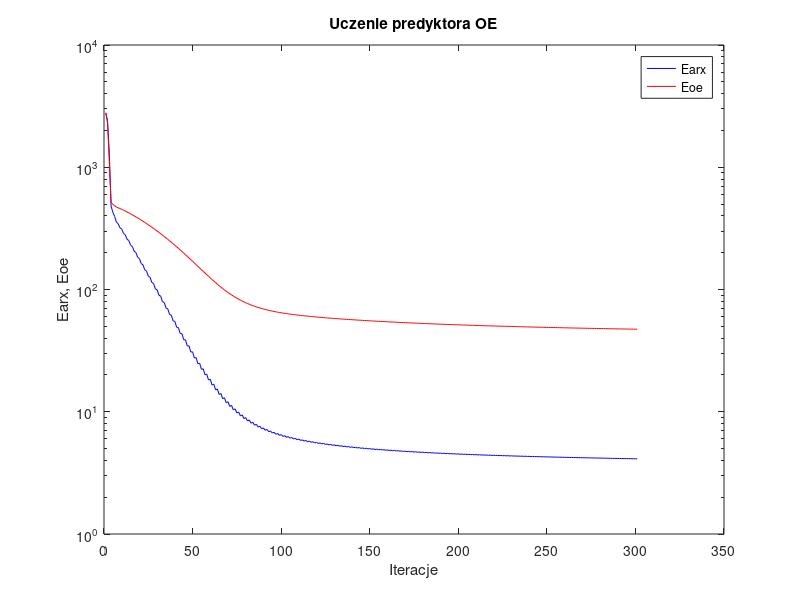
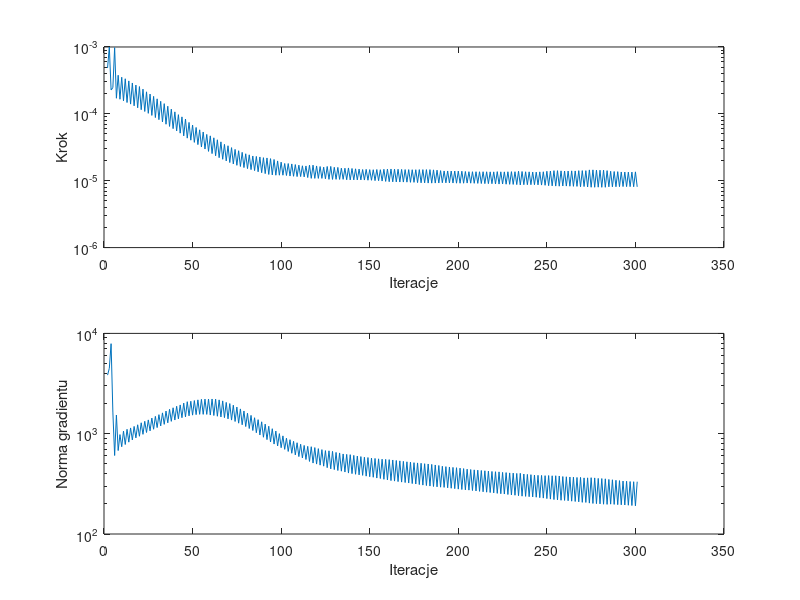

Write MATLAB code to recreate these figures, in order.
%uczenie predyktora oe
clear all;
n=0; farx(n+1)=2.780183e+003; foe(n+1)=2.791842e+003; wspucz(n+1)=0.000000e+000; ng(n+1)=0.000000e+000;
n=1; farx(n+1)=2.395693e+003; foe(n+1)=2.294083e+003; krok(n+1)=4.850121e-004; ng(n+1)=3.836994e+003;
n=2; farx(n+1)=1.298891e+003; foe(n+1)=1.084487e+003; krok(n+1)=9.988735e-004; ng(n+1)=4.485522e+003;
n=3; farx(n+1)=4.803509e+002; foe(n+1)=5.153571e+002; krok(n+1)=2.288097e-004; ng(n+1)=7.896135e+003;
n=4; farx(n+1)=4.281955e+002; foe(n+1)=4.968705e+002; krok(n+1)=2.461531e-004; ng(n+1)=1.642888e+003;
n=5; farx(n+1)=3.963153e+002; foe(n+1)=4.848702e+002; krok(n+1)=9.769704e-004; ng(n+1)=6.063869e+002;
n=6; farx(n+1)=3.556242e+002; foe(n+1)=4.729911e+002; krok(n+1)=1.711903e-004; ng(n+1)=1.536049e+003;
n=7; farx(n+1)=3.455087e+002; foe(n+1)=4.663267e+002; krok(n+1)=3.778882e-004; ng(n+1)=6.792670e+002;
n=8; farx(n+1)=3.198002e+002; foe(n+1)=4.594266e+002; krok(n+1)=1.654388e-004; ng(n+1)=9.800025e+002;
n=9; farx(n+1)=3.122585e+002; foe(n+1)=4.526051e+002; krok(n+1)=3.529670e-004; ng(n+1)=7.417620e+002;
n=10; farx(n+1)=2.876685e+002; foe(n+1)=4.454148e+002; krok(n+1)=1.563635e-004; ng(n+1)=1.060063e+003;
n=11; farx(n+1)=2.804396e+002; foe(n+1)=4.382773e+002; krok(n+1)=3.348253e-004; ng(n+1)=7.804206e+002;
n=12; farx(n+1)=2.577959e+002; foe(n+1)=4.308074e+002; krok(n+1)=1.477304e-004; ng(n+1)=1.106321e+003;
n=13; farx(n+1)=2.512808e+002; foe(n+1)=4.234623e+002; krok(n+1)=3.109358e-004; ng(n+1)=8.235461e+002;
n=14; farx(n+1)=2.305664e+002; foe(n+1)=4.158412e+002; krok(n+1)=1.399515e-004; ng(n+1)=1.141228e+003;
n=15; farx(n+1)=2.247869e+002; foe(n+1)=4.083523e+002; krok(n+1)=2.895734e-004; ng(n+1)=8.667000e+002;
n=16; farx(n+1)=2.058267e+002; foe(n+1)=4.005839e+002; krok(n+1)=1.319203e-004; ng(n+1)=1.181880e+003;
n=17; farx(n+1)=2.007465e+002; foe(n+1)=3.929982e+002; krok(n+1)=2.695564e-004; ng(n+1)=9.088091e+002;
n=18; farx(n+1)=1.835237e+002; foe(n+1)=3.851334e+002; krok(n+1)=1.231773e-004; ng(n+1)=1.227266e+003;
n=19; farx(n+1)=1.788319e+002; foe(n+1)=3.773672e+002; krok(n+1)=2.559644e-004; ng(n+1)=9.431411e+002;
n=20; farx(n+1)=1.630710e+002; foe(n+1)=3.694078e+002; krok(n+1)=1.154043e-004; ng(n+1)=1.285013e+003;
n=21; farx(n+1)=1.591182e+002; foe(n+1)=3.616832e+002; krok(n+1)=2.342749e-004; ng(n+1)=9.858475e+002;
n=22; farx(n+1)=1.448325e+002; foe(n+1)=3.537938e+002; krok(n+1)=1.085565e-004; ng(n+1)=1.329113e+003;
n=23; farx(n+1)=1.415491e+002; foe(n+1)=3.461517e+002; krok(n+1)=2.135248e-004; ng(n+1)=1.028041e+003;
n=24; farx(n+1)=1.286514e+002; foe(n+1)=3.383889e+002; krok(n+1)=1.018184e-004; ng(n+1)=1.372492e+003;
n=25; farx(n+1)=1.258879e+002; foe(n+1)=3.308136e+002; krok(n+1)=1.976315e-004; ng(n+1)=1.067652e+003;
n=26; farx(n+1)=1.141813e+002; foe(n+1)=3.231180e+002; krok(n+1)=9.476985e-005; ng(n+1)=1.431497e+003;
n=27; farx(n+1)=1.118697e+002; foe(n+1)=3.156229e+002; krok(n+1)=1.826166e-004; ng(n+1)=1.107400e+003;
n=28; farx(n+1)=1.012618e+002; foe(n+1)=3.080290e+002; krok(n+1)=8.806747e-005; ng(n+1)=1.489118e+003;
n=29; farx(n+1)=9.935546e+001; foe(n+1)=3.006352e+002; krok(n+1)=1.677606e-004; ng(n+1)=1.150616e+003;
n=30; farx(n+1)=8.976538e+001; foe(n+1)=2.931907e+002; krok(n+1)=8.190066e-005; ng(n+1)=1.548156e+003;
n=31; farx(n+1)=8.823538e+001; foe(n+1)=2.859292e+002; krok(n+1)=1.540600e-004; ng(n+1)=1.195679e+003;
n=32; farx(n+1)=7.956537e+001; foe(n+1)=2.786242e+002; krok(n+1)=7.577251e-005; ng(n+1)=1.612888e+003;
n=33; farx(n+1)=7.833414e+001; foe(n+1)=2.714803e+002; krok(n+1)=1.421330e-004; ng(n+1)=1.239626e+003;
n=34; farx(n+1)=7.048466e+001; foe(n+1)=2.643123e+002; krok(n+1)=6.997574e-005; ng(n+1)=1.680694e+003;
n=35; farx(n+1)=6.953102e+001; foe(n+1)=2.573187e+002; krok(n+1)=1.300680e-004; ng(n+1)=1.283406e+003;
n=36; farx(n+1)=6.243170e+001; foe(n+1)=2.503299e+002; krok(n+1)=6.485137e-005; ng(n+1)=1.750593e+003;
n=37; farx(n+1)=6.175194e+001; foe(n+1)=2.435420e+002; krok(n+1)=1.176687e-004; ng(n+1)=1.328002e+003;
n=38; farx(n+1)=5.535972e+001; foe(n+1)=2.367733e+002; krok(n+1)=6.009622e-005; ng(n+1)=1.812913e+003;
n=39; farx(n+1)=5.489032e+001; foe(n+1)=2.301802e+002; krok(n+1)=1.070946e-004; ng(n+1)=1.369047e+003;
n=40; farx(n+1)=4.912681e+001; foe(n+1)=2.236259e+002; krok(n+1)=5.560902e-005; ng(n+1)=1.877282e+003;
n=41; farx(n+1)=4.883505e+001; foe(n+1)=2.172473e+002; krok(n+1)=9.724199e-005; ng(n+1)=1.407397e+003;
n=42; farx(n+1)=4.365276e+001; foe(n+1)=2.109308e+002; krok(n+1)=5.143136e-005; ng(n+1)=1.936087e+003;
n=43; farx(n+1)=4.350949e+001; foe(n+1)=2.047687e+002; krok(n+1)=9.012338e-005; ng(n+1)=1.443363e+003;
n=44; farx(n+1)=3.882426e+001; foe(n+1)=1.986082e+002; krok(n+1)=4.685521e-005; ng(n+1)=2.019218e+003;
n=45; farx(n+1)=3.875551e+001; foe(n+1)=1.926235e+002; krok(n+1)=8.368590e-005; ng(n+1)=1.471981e+003;
n=46; farx(n+1)=3.451493e+001; foe(n+1)=1.866938e+002; krok(n+1)=4.334515e-005; ng(n+1)=2.084177e+003;
n=47; farx(n+1)=3.456822e+001; foe(n+1)=1.810274e+002; krok(n+1)=7.447980e-005; ng(n+1)=1.506696e+003;
n=48; farx(n+1)=3.080196e+001; foe(n+1)=1.754584e+002; krok(n+1)=4.041022e-005; ng(n+1)=2.105876e+003;
n=49; farx(n+1)=3.092360e+001; foe(n+1)=1.700667e+002; krok(n+1)=6.800238e-005; ng(n+1)=1.531139e+003;
n=50; farx(n+1)=2.755538e+001; foe(n+1)=1.648042e+002; krok(n+1)=3.746225e-005; ng(n+1)=2.140047e+003;
n=51; farx(n+1)=2.773178e+001; foe(n+1)=1.597018e+002; krok(n+1)=6.257477e-005; ng(n+1)=1.548870e+003;
n=52; farx(n+1)=2.471288e+001; foe(n+1)=1.547352e+002; krok(n+1)=3.466942e-005; ng(n+1)=2.174704e+003;
n=53; farx(n+1)=2.493151e+001; foe(n+1)=1.499392e+002; krok(n+1)=5.770216e-005; ng(n+1)=1.559849e+003;
n=54; farx(n+1)=2.223741e+001; foe(n+1)=1.452796e+002; krok(n+1)=3.199554e-005; ng(n+1)=2.200725e+003;
n=55; farx(n+1)=2.246934e+001; foe(n+1)=1.407759e+002; krok(n+1)=5.354731e-005; ng(n+1)=1.559096e+003;
n=56; farx(n+1)=2.006191e+001; foe(n+1)=1.364435e+002; krok(n+1)=2.979031e-005; ng(n+1)=2.211966e+003;
n=57; farx(n+1)=2.032184e+001; foe(n+1)=1.322844e+002; krok(n+1)=4.924301e-005; ng(n+1)=1.557915e+003;
n=58; farx(n+1)=1.819520e+001; foe(n+1)=1.282842e+002; krok(n+1)=2.746916e-005; ng(n+1)=2.211492e+003;
n=59; farx(n+1)=1.844085e+001; foe(n+1)=1.243984e+002; krok(n+1)=4.687315e-005; ng(n+1)=1.534856e+003;
n=60; farx(n+1)=1.653878e+001; foe(n+1)=1.206991e+002; krok(n+1)=2.545543e-005; ng(n+1)=2.218198e+003;
n=61; farx(n+1)=1.679527e+001; foe(n+1)=1.171535e+002; krok(n+1)=4.381503e-005; ng(n+1)=1.518470e+003;
n=62; farx(n+1)=1.510468e+001; foe(n+1)=1.137637e+002; krok(n+1)=2.360381e-005; ng(n+1)=2.209610e+003;
n=63; farx(n+1)=1.535276e+001; foe(n+1)=1.105353e+002; krok(n+1)=4.095033e-005; ng(n+1)=1.493167e+003;
n=64; farx(n+1)=1.385816e+001; foe(n+1)=1.074749e+002; krok(n+1)=2.212034e-005; ng(n+1)=2.173336e+003;
n=65; farx(n+1)=1.410096e+001; foe(n+1)=1.045696e+002; krok(n+1)=3.812652e-005; ng(n+1)=1.469214e+003;
n=66; farx(n+1)=1.277664e+001; foe(n+1)=1.018273e+002; krok(n+1)=2.092147e-005; ng(n+1)=2.123693e+003;
n=67; farx(n+1)=1.301739e+001; foe(n+1)=9.924874e+001; krok(n+1)=3.502676e-005; ng(n+1)=1.445486e+003;
n=68; farx(n+1)=1.185912e+001; foe(n+1)=9.681992e+001; krok(n+1)=1.977673e-005; ng(n+1)=2.051645e+003;
n=69; farx(n+1)=1.208401e+001; foe(n+1)=9.450956e+001; krok(n+1)=3.333298e-005; ng(n+1)=1.405813e+003;
n=70; farx(n+1)=1.105583e+001; foe(n+1)=9.234183e+001; krok(n+1)=1.870342e-005; ng(n+1)=1.996900e+003;
n=71; farx(n+1)=1.127112e+001; foe(n+1)=9.030127e+001; krok(n+1)=3.126926e-005; ng(n+1)=1.367140e+003;
n=72; farx(n+1)=1.036288e+001; foe(n+1)=8.838675e+001; krok(n+1)=1.782680e-005; ng(n+1)=1.923535e+003;
n=73; farx(n+1)=1.056658e+001; foe(n+1)=8.659031e+001; krok(n+1)=2.941717e-005; ng(n+1)=1.323888e+003;
n=74; farx(n+1)=9.767189e+000; foe(n+1)=8.490691e+001; krok(n+1)=1.700060e-005; ng(n+1)=1.843431e+003;
n=75; farx(n+1)=9.955388e+000; foe(n+1)=8.332043e+001; krok(n+1)=2.809248e-005; ng(n+1)=1.273321e+003;
n=76; farx(n+1)=9.245346e+000; foe(n+1)=8.183939e+001; krok(n+1)=1.632874e-005; ng(n+1)=1.766220e+003;
n=77; farx(n+1)=9.424284e+000; foe(n+1)=8.045390e+001; krok(n+1)=2.657240e-005; ng(n+1)=1.227534e+003;
n=78; farx(n+1)=8.794687e+000; foe(n+1)=7.915562e+001; krok(n+1)=1.572983e-005; ng(n+1)=1.683712e+003;
n=79; farx(n+1)=8.961968e+000; foe(n+1)=7.794290e+001; krok(n+1)=2.529606e-005; ng(n+1)=1.178623e+003;
n=80; farx(n+1)=8.404188e+000; foe(n+1)=7.680647e+001; krok(n+1)=1.517047e-005; ng(n+1)=1.599808e+003;
n=81; farx(n+1)=8.559209e+000; foe(n+1)=7.574119e+001; krok(n+1)=2.439173e-005; ng(n+1)=1.126812e+003;
n=82; farx(n+1)=8.061577e+000; foe(n+1)=7.474275e+001; krok(n+1)=1.465430e-005; ng(n+1)=1.522879e+003;
n=83; farx(n+1)=8.205530e+000; foe(n+1)=7.380868e+001; krok(n+1)=2.343658e-005; ng(n+1)=1.076155e+003;
n=84; farx(n+1)=7.763395e+000; foe(n+1)=7.293353e+001; krok(n+1)=1.416371e-005; ng(n+1)=1.442652e+003;
n=85; farx(n+1)=7.896564e+000; foe(n+1)=7.210812e+001; krok(n+1)=2.307378e-005; ng(n+1)=1.022843e+003;
n=86; farx(n+1)=7.498887e+000; foe(n+1)=7.133178e+001; krok(n+1)=1.361415e-005; ng(n+1)=1.380082e+003;
n=87; farx(n+1)=7.621667e+000; foe(n+1)=7.060162e+001; krok(n+1)=2.266263e-005; ng(n+1)=9.708358e+002;
n=88; farx(n+1)=7.263282e+000; foe(n+1)=6.991409e+001; krok(n+1)=1.318334e-005; ng(n+1)=1.314123e+003;
n=89; farx(n+1)=7.377227e+000; foe(n+1)=6.926876e+001; krok(n+1)=2.212034e-005; ng(n+1)=9.219986e+002;
n=90; farx(n+1)=7.055286e+000; foe(n+1)=6.866037e+001; krok(n+1)=1.277945e-005; ng(n+1)=1.246194e+003;
n=91; farx(n+1)=7.160209e+000; foe(n+1)=6.808459e+001; krok(n+1)=2.190777e-005; ng(n+1)=8.727951e+002;
n=92; farx(n+1)=6.868064e+000; foe(n+1)=6.754176e+001; krok(n+1)=1.240823e-005; ng(n+1)=1.187105e+003;
n=93; farx(n+1)=6.964874e+000; foe(n+1)=6.702827e+001; krok(n+1)=2.139878e-005; ng(n+1)=8.275780e+002;
n=94; farx(n+1)=6.699315e+000; foe(n+1)=6.654624e+001; krok(n+1)=1.221743e-005; ng(n+1)=1.121314e+003;
n=95; farx(n+1)=6.791411e+000; foe(n+1)=6.608995e+001; krok(n+1)=2.078166e-005; ng(n+1)=7.882771e+002;
n=96; farx(n+1)=6.547245e+000; foe(n+1)=6.565843e+001; krok(n+1)=1.209447e-005; ng(n+1)=1.062751e+003;
n=97; farx(n+1)=6.635287e+000; foe(n+1)=6.525325e+001; krok(n+1)=1.977673e-005; ng(n+1)=7.551655e+002;
n=98; farx(n+1)=6.411726e+000; foe(n+1)=6.486860e+001; krok(n+1)=1.209447e-005; ng(n+1)=1.001728e+003;
n=99; farx(n+1)=6.496434e+000; foe(n+1)=6.450574e+001; krok(n+1)=1.895309e-005; ng(n+1)=7.251439e+002;
n=100; farx(n+1)=6.289745e+000; foe(n+1)=6.415896e+001; krok(n+1)=1.209447e-005; ng(n+1)=9.511515e+002;
n=101; farx(n+1)=6.371181e+000; foe(n+1)=6.383169e+001; krok(n+1)=1.809834e-005; ng(n+1)=6.980587e+002;
n=102; farx(n+1)=6.182213e+000; foe(n+1)=6.351764e+001; krok(n+1)=1.197415e-005; ng(n+1)=9.019674e+002;
n=103; farx(n+1)=6.259059e+000; foe(n+1)=6.321578e+001; krok(n+1)=1.806967e-005; ng(n+1)=6.656219e+002;
n=104; farx(n+1)=6.082412e+000; foe(n+1)=6.292555e+001; krok(n+1)=1.175619e-005; ng(n+1)=8.712244e+002;
n=105; farx(n+1)=6.155578e+000; foe(n+1)=6.264688e+001; krok(n+1)=1.782892e-005; ng(n+1)=6.379732e+002;
n=106; farx(n+1)=5.989846e+000; foe(n+1)=6.237838e+001; krok(n+1)=1.165470e-005; ng(n+1)=8.397207e+002;
n=107; farx(n+1)=6.060431e+000; foe(n+1)=6.212094e+001; krok(n+1)=1.743790e-005; ng(n+1)=6.148842e+002;
n=108; farx(n+1)=5.905253e+000; foe(n+1)=6.187162e+001; krok(n+1)=1.153689e-005; ng(n+1)=8.125048e+002;
n=109; farx(n+1)=5.972295e+000; foe(n+1)=6.163142e+001; krok(n+1)=1.709205e-005; ng(n+1)=5.914898e+002;
n=110; farx(n+1)=5.826239e+000; foe(n+1)=6.139952e+001; krok(n+1)=1.153689e-005; ng(n+1)=7.850617e+002;
n=111; farx(n+1)=5.891557e+000; foe(n+1)=6.117551e+001; krok(n+1)=1.672925e-005; ng(n+1)=5.729180e+002;
n=112; farx(n+1)=5.753810e+000; foe(n+1)=6.095780e+001; krok(n+1)=1.142512e-005; ng(n+1)=7.637343e+002;
n=113; farx(n+1)=5.816912e+000; foe(n+1)=6.074664e+001; krok(n+1)=1.663384e-005; ng(n+1)=5.529874e+002;
n=114; farx(n+1)=5.687450e+000; foe(n+1)=6.054066e+001; krok(n+1)=1.115447e-005; ng(n+1)=7.481474e+002;
n=115; farx(n+1)=5.747798e+000; foe(n+1)=6.033854e+001; krok(n+1)=1.707914e-005; ng(n+1)=5.291424e+002;
n=116; farx(n+1)=5.623847e+000; foe(n+1)=6.014091e+001; krok(n+1)=1.085468e-005; ng(n+1)=7.416859e+002;
n=117; farx(n+1)=5.681407e+000; foe(n+1)=5.994786e+001; krok(n+1)=1.709205e-005; ng(n+1)=5.095943e+002;
n=118; farx(n+1)=5.562483e+000; foe(n+1)=5.975996e+001; krok(n+1)=1.083629e-005; ng(n+1)=7.269731e+002;
n=119; farx(n+1)=5.619026e+000; foe(n+1)=5.957780e+001; krok(n+1)=1.663384e-005; ng(n+1)=4.979528e+002;
n=120; farx(n+1)=5.505595e+000; foe(n+1)=5.939945e+001; krok(n+1)=1.083629e-005; ng(n+1)=7.095885e+002;
n=121; farx(n+1)=5.560735e+000; foe(n+1)=5.922625e+001; krok(n+1)=1.630239e-005; ng(n+1)=4.858153e+002;
n=122; farx(n+1)=5.452230e+000; foe(n+1)=5.905633e+001; krok(n+1)=1.083629e-005; ng(n+1)=6.937608e+002;
n=123; farx(n+1)=5.505968e+000; foe(n+1)=5.889113e+001; krok(n+1)=1.596631e-005; ng(n+1)=4.747373e+002;
n=124; farx(n+1)=5.403431e+000; foe(n+1)=5.872892e+001; krok(n+1)=1.069939e-005; ng(n+1)=6.783936e+002;
n=125; farx(n+1)=5.455348e+000; foe(n+1)=5.856869e+001; krok(n+1)=1.632874e-005; ng(n+1)=4.582940e+002;
n=126; farx(n+1)=5.356161e+000; foe(n+1)=5.841123e+001; krok(n+1)=1.048504e-005; ng(n+1)=6.752027e+002;
n=127; farx(n+1)=5.406517e+000; foe(n+1)=5.825652e+001; krok(n+1)=1.636503e-005; ng(n+1)=4.460012e+002;
n=128; farx(n+1)=5.310290e+000; foe(n+1)=5.810456e+001; krok(n+1)=1.046074e-005; ng(n+1)=6.667793e+002;
n=129; farx(n+1)=5.359487e+000; foe(n+1)=5.795663e+001; krok(n+1)=1.588017e-005; ng(n+1)=4.387102e+002;
n=130; farx(n+1)=5.267683e+000; foe(n+1)=5.781139e+001; krok(n+1)=1.048504e-005; ng(n+1)=6.506181e+002;
n=131; farx(n+1)=5.315882e+000; foe(n+1)=5.766867e+001; krok(n+1)=1.581864e-005; ng(n+1)=4.294942e+002;
n=132; farx(n+1)=5.226693e+000; foe(n+1)=5.752811e+001; krok(n+1)=1.046074e-005; ng(n+1)=6.429078e+002;
n=133; farx(n+1)=5.273714e+000; foe(n+1)=5.739096e+001; krok(n+1)=1.539716e-005; ng(n+1)=4.230257e+002;
n=134; farx(n+1)=5.188414e+000; foe(n+1)=5.725609e+001; krok(n+1)=1.048504e-005; ng(n+1)=6.281871e+002;
n=135; farx(n+1)=5.234549e+000; foe(n+1)=5.712332e+001; krok(n+1)=1.538085e-005; ng(n+1)=4.147877e+002;
n=136; farx(n+1)=5.152257e+000; foe(n+1)=5.699234e+001; krok(n+1)=1.033992e-005; ng(n+1)=6.221159e+002;
n=137; farx(n+1)=5.197144e+000; foe(n+1)=5.686302e+001; krok(n+1)=1.552186e-005; ng(n+1)=4.051456e+002;
n=138; farx(n+1)=5.116773e+000; foe(n+1)=5.673550e+001; krok(n+1)=1.029142e-005; ng(n+1)=6.178788e+002;
n=139; farx(n+1)=5.160855e+000; foe(n+1)=5.661073e+001; krok(n+1)=1.523649e-005; ng(n+1)=3.999986e+002;
n=140; farx(n+1)=5.083280e+000; foe(n+1)=5.648748e+001; krok(n+1)=1.029142e-005; ng(n+1)=6.078524e+002;
n=141; farx(n+1)=5.126311e+000; foe(n+1)=5.636654e+001; krok(n+1)=1.506473e-005; ng(n+1)=3.940849e+002;
n=142; farx(n+1)=5.051241e+000; foe(n+1)=5.624719e+001; krok(n+1)=1.029142e-005; ng(n+1)=5.988116e+002;
n=143; farx(n+1)=5.093423e+000; foe(n+1)=5.612994e+001; krok(n+1)=1.491645e-005; ng(n+1)=3.887476e+002;
n=144; farx(n+1)=5.020503e+000; foe(n+1)=5.601410e+001; krok(n+1)=1.029142e-005; ng(n+1)=5.913319e+002;
n=145; farx(n+1)=5.061832e+000; foe(n+1)=5.590047e+001; krok(n+1)=1.469853e-005; ng(n+1)=3.841404e+002;
n=146; farx(n+1)=4.991603e+000; foe(n+1)=5.578818e+001; krok(n+1)=1.023989e-005; ng(n+1)=5.825632e+002;
n=147; farx(n+1)=5.031925e+000; foe(n+1)=5.567727e+001; krok(n+1)=1.477879e-005; ng(n+1)=3.774622e+002;
n=148; farx(n+1)=4.963458e+000; foe(n+1)=5.556772e+001; krok(n+1)=1.017255e-005; ng(n+1)=5.784263e+002;
n=149; farx(n+1)=5.002881e+000; foe(n+1)=5.545987e+001; krok(n+1)=1.465800e-005; ng(n+1)=3.724898e+002;
n=150; farx(n+1)=4.936421e+000; foe(n+1)=5.535341e+001; krok(n+1)=1.015968e-005; ng(n+1)=5.711184e+002;
n=151; farx(n+1)=4.975228e+000; foe(n+1)=5.524851e+001; krok(n+1)=1.460917e-005; ng(n+1)=3.678502e+002;
n=152; farx(n+1)=4.910858e+000; foe(n+1)=5.514465e+001; krok(n+1)=1.003721e-005; ng(n+1)=5.664419e+002;
n=153; farx(n+1)=4.948498e+000; foe(n+1)=5.504190e+001; krok(n+1)=1.470858e-005; ng(n+1)=3.612052e+002;
n=154; farx(n+1)=4.885604e+000; foe(n+1)=5.494059e+001; krok(n+1)=1.001618e-005; ng(n+1)=5.615103e+002;
n=155; farx(n+1)=4.922798e+000; foe(n+1)=5.484078e+001; krok(n+1)=1.460917e-005; ng(n+1)=3.575829e+002;
n=156; farx(n+1)=4.861927e+000; foe(n+1)=5.474191e+001; krok(n+1)=9.888364e-006; ng(n+1)=5.567425e+002;
n=157; farx(n+1)=4.898148e+000; foe(n+1)=5.464391e+001; krok(n+1)=1.482745e-005; ng(n+1)=3.509573e+002;
n=158; farx(n+1)=4.838696e+000; foe(n+1)=5.454703e+001; krok(n+1)=9.772716e-006; ng(n+1)=5.545346e+002;
n=159; farx(n+1)=4.874208e+000; foe(n+1)=5.445120e+001; krok(n+1)=1.491645e-005; ng(n+1)=3.458360e+002;
n=160; farx(n+1)=4.816225e+000; foe(n+1)=5.435637e+001; krok(n+1)=9.671965e-006; ng(n+1)=5.513897e+002;
n=161; farx(n+1)=4.850919e+000; foe(n+1)=5.426261e+001; krok(n+1)=1.496592e-005; ng(n+1)=3.408020e+002;
n=162; farx(n+1)=4.794288e+000; foe(n+1)=5.416995e+001; krok(n+1)=9.628751e-006; ng(n+1)=5.468988e+002;
n=163; farx(n+1)=4.828287e+000; foe(n+1)=5.407857e+001; krok(n+1)=1.486954e-005; ng(n+1)=3.369696e+002;
n=164; farx(n+1)=4.773182e+000; foe(n+1)=5.398827e+001; krok(n+1)=9.602384e-006; ng(n+1)=5.407036e+002;
n=165; farx(n+1)=4.806553e+000; foe(n+1)=5.389908e+001; krok(n+1)=1.484241e-005; ng(n+1)=3.329854e+002;
n=166; farx(n+1)=4.752747e+000; foe(n+1)=5.381087e+001; krok(n+1)=9.564320e-006; ng(n+1)=5.359426e+002;
n=167; farx(n+1)=4.785453e+000; foe(n+1)=5.372385e+001; krok(n+1)=1.476242e-005; ng(n+1)=3.292912e+002;
n=168; farx(n+1)=4.732980e+000; foe(n+1)=5.363781e+001; krok(n+1)=9.549067e-006; ng(n+1)=5.301118e+002;
n=169; farx(n+1)=4.765100e+000; foe(n+1)=5.355295e+001; krok(n+1)=1.468165e-005; ng(n+1)=3.258611e+002;
n=170; farx(n+1)=4.713926e+000; foe(n+1)=5.346895e+001; krok(n+1)=9.520265e-006; ng(n+1)=5.246946e+002;
n=171; farx(n+1)=4.745494e+000; foe(n+1)=5.338608e+001; krok(n+1)=1.466008e-005; ng(n+1)=3.222431e+002;
n=172; farx(n+1)=4.695542e+000; foe(n+1)=5.330393e+001; krok(n+1)=9.464566e-006; ng(n+1)=5.203513e+002;
n=173; farx(n+1)=4.726354e+000; foe(n+1)=5.322284e+001; krok(n+1)=1.461294e-005; ng(n+1)=3.183332e+002;
n=174; farx(n+1)=4.677630e+000; foe(n+1)=5.314271e+001; krok(n+1)=9.456672e-006; ng(n+1)=5.143858e+002;
n=175; farx(n+1)=4.708060e+000; foe(n+1)=5.306356e+001; krok(n+1)=1.460917e-005; ng(n+1)=3.151518e+002;
n=176; farx(n+1)=4.660422e+000; foe(n+1)=5.298500e+001; krok(n+1)=9.375707e-006; ng(n+1)=5.112507e+002;
n=177; farx(n+1)=4.690217e+000; foe(n+1)=5.290743e+001; krok(n+1)=1.466008e-005; ng(n+1)=3.110929e+002;
n=178; farx(n+1)=4.643684e+000; foe(n+1)=5.283050e+001; krok(n+1)=9.311545e-006; ng(n+1)=5.073496e+002;
n=179; farx(n+1)=4.672787e+000; foe(n+1)=5.275448e+001; krok(n+1)=1.465800e-005; ng(n+1)=3.072257e+002;
n=180; farx(n+1)=4.627326e+000; foe(n+1)=5.267931e+001; krok(n+1)=9.290308e-006; ng(n+1)=5.022442e+002;
n=181; farx(n+1)=4.656025e+000; foe(n+1)=5.260501e+001; krok(n+1)=1.466008e-005; ng(n+1)=3.041100e+002;
n=182; farx(n+1)=4.611524e+000; foe(n+1)=5.253131e+001; krok(n+1)=9.225986e-006; ng(n+1)=4.989531e+002;
n=183; farx(n+1)=4.639609e+000; foe(n+1)=5.245852e+001; krok(n+1)=1.465430e-005; ng(n+1)=3.005550e+002;
n=184; farx(n+1)=4.596086e+000; foe(n+1)=5.238645e+001; krok(n+1)=9.203865e-006; ng(n+1)=4.941772e+002;
n=185; farx(n+1)=4.623557e+000; foe(n+1)=5.231528e+001; krok(n+1)=1.453926e-005; ng(n+1)=2.976380e+002;
n=186; farx(n+1)=4.581042e+000; foe(n+1)=5.224500e+001; krok(n+1)=9.225986e-006; ng(n+1)=4.878158e+002;
n=187; farx(n+1)=4.608037e+000; foe(n+1)=5.217559e+001; krok(n+1)=1.438760e-005; ng(n+1)=2.953059e+002;
n=188; farx(n+1)=4.566474e+000; foe(n+1)=5.210700e+001; krok(n+1)=9.244198e-006; ng(n+1)=4.818246e+002;
n=189; farx(n+1)=4.592844e+000; foe(n+1)=5.203926e+001; krok(n+1)=1.416371e-005; ng(n+1)=2.930009e+002;
n=190; farx(n+1)=4.552251e+000; foe(n+1)=5.197256e+001; krok(n+1)=9.328187e-006; ng(n+1)=4.738251e+002;
n=191; farx(n+1)=4.578426e+000; foe(n+1)=5.190665e+001; krok(n+1)=1.400116e-005; ng(n+1)=2.915739e+002;
n=192; farx(n+1)=4.538697e+000; foe(n+1)=5.184134e+001; krok(n+1)=9.299765e-006; ng(n+1)=4.694938e+002;
n=193; farx(n+1)=4.564435e+000; foe(n+1)=5.177678e+001; krok(n+1)=1.398954e-005; ng(n+1)=2.887016e+002;
n=194; farx(n+1)=4.525505e+000; foe(n+1)=5.171277e+001; krok(n+1)=9.263865e-006; ng(n+1)=4.656896e+002;
n=195; farx(n+1)=4.550767e+000; foe(n+1)=5.164952e+001; krok(n+1)=1.395508e-005; ng(n+1)=2.858692e+002;
n=196; farx(n+1)=4.512646e+000; foe(n+1)=5.158685e+001; krok(n+1)=9.244198e-006; ng(n+1)=4.612737e+002;
n=197; farx(n+1)=4.537553e+000; foe(n+1)=5.152490e+001; krok(n+1)=1.395478e-005; ng(n+1)=2.832143e+002;
n=198; farx(n+1)=4.500180e+000; foe(n+1)=5.146340e+001; krok(n+1)=9.188990e-006; ng(n+1)=4.581287e+002;
n=199; farx(n+1)=4.524565e+000; foe(n+1)=5.140260e+001; krok(n+1)=1.393983e-005; ng(n+1)=2.801878e+002;
n=200; farx(n+1)=4.487958e+000; foe(n+1)=5.134239e+001; krok(n+1)=9.177209e-006; ng(n+1)=4.536179e+002;
n=201; farx(n+1)=4.511903e+000; foe(n+1)=5.128285e+001; krok(n+1)=1.386876e-005; ng(n+1)=2.777115e+002;
n=202; farx(n+1)=4.476037e+000; foe(n+1)=5.122393e+001; krok(n+1)=9.177209e-006; ng(n+1)=4.488730e+002;
n=203; farx(n+1)=4.499492e+000; foe(n+1)=5.116564e+001; krok(n+1)=1.373458e-005; ng(n+1)=2.754427e+002;
n=204; farx(n+1)=4.464353e+000; foe(n+1)=5.110810e+001; krok(n+1)=9.225986e-006; ng(n+1)=4.428696e+002;
n=205; farx(n+1)=4.487608e+000; foe(n+1)=5.105119e+001; krok(n+1)=1.363469e-005; ng(n+1)=2.738642e+002;
n=206; farx(n+1)=4.453142e+000; foe(n+1)=5.099473e+001; krok(n+1)=9.188990e-006; ng(n+1)=4.394095e+002;
n=207; farx(n+1)=4.476007e+000; foe(n+1)=5.093888e+001; krok(n+1)=1.363469e-005; ng(n+1)=2.712064e+002;
n=208; farx(n+1)=4.442193e+000; foe(n+1)=5.088348e+001; krok(n+1)=9.154936e-006; ng(n+1)=4.360053e+002;
n=209; farx(n+1)=4.464689e+000; foe(n+1)=5.082868e+001; krok(n+1)=1.363469e-005; ng(n+1)=2.686310e+002;
n=210; farx(n+1)=4.431483e+000; foe(n+1)=5.077430e+001; krok(n+1)=9.125546e-006; ng(n+1)=4.329762e+002;
n=211; farx(n+1)=4.453627e+000; foe(n+1)=5.072054e+001; krok(n+1)=1.361457e-005; ng(n+1)=2.662455e+002;
n=212; farx(n+1)=4.421064e+000; foe(n+1)=5.066719e+001; krok(n+1)=9.089066e-006; ng(n+1)=4.297565e+002;
n=213; farx(n+1)=4.442847e+000; foe(n+1)=5.061438e+001; krok(n+1)=1.363469e-005; ng(n+1)=2.636321e+002;
n=214; farx(n+1)=4.410866e+000; foe(n+1)=5.056198e+001; krok(n+1)=9.050777e-006; ng(n+1)=4.269809e+002;
n=215; farx(n+1)=4.432261e+000; foe(n+1)=5.051011e+001; krok(n+1)=1.361563e-005; ng(n+1)=2.611604e+002;
n=216; farx(n+1)=4.400854e+000; foe(n+1)=5.045872e+001; krok(n+1)=9.041389e-006; ng(n+1)=4.234063e+002;
n=217; farx(n+1)=4.421950e+000; foe(n+1)=5.040787e+001; krok(n+1)=1.357488e-005; ng(n+1)=2.591268e+002;
n=218; farx(n+1)=4.391085e+000; foe(n+1)=5.035742e+001; krok(n+1)=9.024321e-006; ng(n+1)=4.202154e+002;
n=219; farx(n+1)=4.411927e+000; foe(n+1)=5.030754e+001; krok(n+1)=1.356957e-005; ng(n+1)=2.570768e+002;
n=220; farx(n+1)=4.381644e+000; foe(n+1)=5.025794e+001; krok(n+1)=8.960031e-006; ng(n+1)=4.178541e+002;
n=221; farx(n+1)=4.402153e+000; foe(n+1)=5.020880e+001; krok(n+1)=1.367365e-005; ng(n+1)=2.542027e+002;
n=222; farx(n+1)=4.372293e+000; foe(n+1)=5.015996e+001; krok(n+1)=8.913402e-006; ng(n+1)=4.162867e+002;
n=223; farx(n+1)=4.392387e+000; foe(n+1)=5.011171e+001; krok(n+1)=1.358646e-005; ng(n+1)=2.520822e+002;
n=224; farx(n+1)=4.363115e+000; foe(n+1)=5.006390e+001; krok(n+1)=8.935769e-006; ng(n+1)=4.114238e+002;
n=225; farx(n+1)=4.383028e+000; foe(n+1)=5.001661e+001; krok(n+1)=1.356957e-005; ng(n+1)=2.503765e+002;
n=226; farx(n+1)=4.354269e+000; foe(n+1)=4.996956e+001; krok(n+1)=8.869972e-006; ng(n+1)=4.094397e+002;
n=227; farx(n+1)=4.373790e+000; foe(n+1)=4.992295e+001; krok(n+1)=1.361563e-005; ng(n+1)=2.476542e+002;
n=228; farx(n+1)=4.345561e+000; foe(n+1)=4.987673e+001; krok(n+1)=8.833238e-006; ng(n+1)=4.064914e+002;
n=229; farx(n+1)=4.364796e+000; foe(n+1)=4.983086e+001; krok(n+1)=1.366869e-005; ng(n+1)=2.452644e+002;
n=230; farx(n+1)=4.336955e+000; foe(n+1)=4.978537e+001; krok(n+1)=8.804989e-006; ng(n+1)=4.044767e+002;
n=231; farx(n+1)=4.355939e+000; foe(n+1)=4.974034e+001; krok(n+1)=1.363469e-005; ng(n+1)=2.434513e+002;
n=232; farx(n+1)=4.328634e+000; foe(n+1)=4.969563e+001; krok(n+1)=8.756691e-006; ng(n+1)=4.016363e+002;
n=233; farx(n+1)=4.347490e+000; foe(n+1)=4.965123e+001; krok(n+1)=1.384553e-005; ng(n+1)=2.408467e+002;
n=234; farx(n+1)=4.320425e+000; foe(n+1)=4.960691e+001; krok(n+1)=8.648025e-006; ng(n+1)=4.029073e+002;
n=235; farx(n+1)=4.338711e+000; foe(n+1)=4.956314e+001; krok(n+1)=1.373458e-005; ng(n+1)=2.383471e+002;
n=236; farx(n+1)=4.312245e+000; foe(n+1)=4.951993e+001; krok(n+1)=8.720009e-006; ng(n+1)=3.962559e+002;
n=237; farx(n+1)=4.330348e+000; foe(n+1)=4.947709e+001; krok(n+1)=1.361415e-005; ng(n+1)=2.372072e+002;
n=238; farx(n+1)=4.304315e+000; foe(n+1)=4.943467e+001; krok(n+1)=8.720009e-006; ng(n+1)=3.929722e+002;
n=239; farx(n+1)=4.322203e+000; foe(n+1)=4.939260e+001; krok(n+1)=1.357662e-005; ng(n+1)=2.355860e+002;
n=240; farx(n+1)=4.296521e+000; foe(n+1)=4.935088e+001; krok(n+1)=8.718949e-006; ng(n+1)=3.904011e+002;
n=241; farx(n+1)=4.314197e+000; foe(n+1)=4.930963e+001; krok(n+1)=1.349208e-005; ng(n+1)=2.342256e+002;
n=242; farx(n+1)=4.288919e+000; foe(n+1)=4.926864e+001; krok(n+1)=8.718949e-006; ng(n+1)=3.872914e+002;
n=243; farx(n+1)=4.306383e+000; foe(n+1)=4.922812e+001; krok(n+1)=1.344676e-005; ng(n+1)=2.326760e+002;
n=244; farx(n+1)=4.281579e+000; foe(n+1)=4.918781e+001; krok(n+1)=8.671956e-006; ng(n+1)=3.846287e+002;
n=245; farx(n+1)=4.298802e+000; foe(n+1)=4.914781e+001; krok(n+1)=1.356957e-005; ng(n+1)=2.302029e+002;
n=246; farx(n+1)=4.274316e+000; foe(n+1)=4.910802e+001; krok(n+1)=8.610243e-006; ng(n+1)=3.836871e+002;
n=247; farx(n+1)=4.291283e+000; foe(n+1)=4.906858e+001; krok(n+1)=1.361457e-005; ng(n+1)=2.280773e+002;
n=248; farx(n+1)=4.267235e+000; foe(n+1)=4.902939e+001; krok(n+1)=8.546025e-006; ng(n+1)=3.816538e+002;
n=249; farx(n+1)=4.284051e+000; foe(n+1)=4.899038e+001; krok(n+1)=1.384553e-005; ng(n+1)=2.254667e+002;
n=250; farx(n+1)=4.260244e+000; foe(n+1)=4.895150e+001; krok(n+1)=8.431791e-006; ng(n+1)=3.826437e+002;
n=251; farx(n+1)=4.276732e+000; foe(n+1)=4.891289e+001; krok(n+1)=1.395508e-005; ng(n+1)=2.228301e+002;
n=252; farx(n+1)=4.253326e+000; foe(n+1)=4.887459e+001; krok(n+1)=8.379583e-006; ng(n+1)=3.805564e+002;
n=253; farx(n+1)=4.269664e+000; foe(n+1)=4.883643e+001; krok(n+1)=1.414532e-005; ng(n+1)=2.204897e+002;
n=254; farx(n+1)=4.246424e+000; foe(n+1)=4.879845e+001; krok(n+1)=8.316918e-006; ng(n+1)=3.809398e+002;
n=255; farx(n+1)=4.262559e+000; foe(n+1)=4.876090e+001; krok(n+1)=1.414532e-005; ng(n+1)=2.188148e+002;
n=256; farx(n+1)=4.239662e+000; foe(n+1)=4.872350e+001; krok(n+1)=8.287508e-006; ng(n+1)=3.787414e+002;
n=257; farx(n+1)=4.255431e+000; foe(n+1)=4.868648e+001; krok(n+1)=1.404624e-005; ng(n+1)=2.169883e+002;
n=258; farx(n+1)=4.232930e+000; foe(n+1)=4.864990e+001; krok(n+1)=8.342260e-006; ng(n+1)=3.738875e+002;
n=259; farx(n+1)=4.248625e+000; foe(n+1)=4.861367e+001; krok(n+1)=1.395478e-005; ng(n+1)=2.161853e+002;
n=260; farx(n+1)=4.226423e+000; foe(n+1)=4.857761e+001; krok(n+1)=8.316918e-006; ng(n+1)=3.719276e+002;
n=261; farx(n+1)=4.241921e+000; foe(n+1)=4.854193e+001; krok(n+1)=1.395478e-005; ng(n+1)=2.146006e+002;
n=262; farx(n+1)=4.220078e+000; foe(n+1)=4.850640e+001; krok(n+1)=8.274713e-006; ng(n+1)=3.698849e+002;
n=263; farx(n+1)=4.235356e+000; foe(n+1)=4.847113e+001; krok(n+1)=1.404611e-005; ng(n+1)=2.124991e+002;
n=264; farx(n+1)=4.213765e+000; foe(n+1)=4.843606e+001; krok(n+1)=8.245016e-006; ng(n+1)=3.686867e+002;
n=265; farx(n+1)=4.228823e+000; foe(n+1)=4.840133e+001; krok(n+1)=1.400833e-005; ng(n+1)=2.110073e+002;
n=266; farx(n+1)=4.207584e+000; foe(n+1)=4.836684e+001; krok(n+1)=8.229150e-006; ng(n+1)=3.660398e+002;
n=267; farx(n+1)=4.222570e+000; foe(n+1)=4.833257e+001; krok(n+1)=1.414532e-005; ng(n+1)=2.093225e+002;
n=268; farx(n+1)=4.201560e+000; foe(n+1)=4.829834e+001; krok(n+1)=8.129247e-006; ng(n+1)=3.668306e+002;
n=269; farx(n+1)=4.216128e+000; foe(n+1)=4.826434e+001; krok(n+1)=1.416371e-005; ng(n+1)=2.068910e+002;
n=270; farx(n+1)=4.195438e+000; foe(n+1)=4.823080e+001; krok(n+1)=8.182517e-006; ng(n+1)=3.626242e+002;
n=271; farx(n+1)=4.210052e+000; foe(n+1)=4.819752e+001; krok(n+1)=1.414532e-005; ng(n+1)=2.064092e+002;
n=272; farx(n+1)=4.189682e+000; foe(n+1)=4.816427e+001; krok(n+1)=8.058704e-006; ng(n+1)=3.629721e+002;
n=273; farx(n+1)=4.204061e+000; foe(n+1)=4.813102e+001; krok(n+1)=1.451496e-005; ng(n+1)=2.032579e+002;
n=274; farx(n+1)=4.183791e+000; foe(n+1)=4.809795e+001; krok(n+1)=7.989188e-006; ng(n+1)=3.642914e+002;
n=275; farx(n+1)=4.197982e+000; foe(n+1)=4.806513e+001; krok(n+1)=1.453671e-005; ng(n+1)=2.017177e+002;
n=276; farx(n+1)=4.177942e+000; foe(n+1)=4.803252e+001; krok(n+1)=7.983154e-006; ng(n+1)=3.624805e+002;
n=277; farx(n+1)=4.191894e+000; foe(n+1)=4.800026e+001; krok(n+1)=1.438760e-005; ng(n+1)=2.006711e+002;
n=278; farx(n+1)=4.172205e+000; foe(n+1)=4.796831e+001; krok(n+1)=8.012023e-006; ng(n+1)=3.583589e+002;
n=279; farx(n+1)=4.186060e+000; foe(n+1)=4.793660e+001; krok(n+1)=1.436371e-005; ng(n+1)=1.997370e+002;
n=280; farx(n+1)=4.166621e+000; foe(n+1)=4.790504e+001; krok(n+1)=7.975059e-006; ng(n+1)=3.570604e+002;
n=281; farx(n+1)=4.180263e+000; foe(n+1)=4.787369e+001; krok(n+1)=1.438760e-005; ng(n+1)=1.981370e+002;
n=282; farx(n+1)=4.161038e+000; foe(n+1)=4.784260e+001; krok(n+1)=7.983154e-006; ng(n+1)=3.549584e+002;
n=283; farx(n+1)=4.174426e+000; foe(n+1)=4.781181e+001; krok(n+1)=1.416371e-005; ng(n+1)=1.974037e+002;
n=284; farx(n+1)=4.155418e+000; foe(n+1)=4.778143e+001; krok(n+1)=8.106422e-006; ng(n+1)=3.498861e+002;
n=285; farx(n+1)=4.168863e+000; foe(n+1)=4.775157e+001; krok(n+1)=1.384553e-005; ng(n+1)=1.984547e+002;
n=286; farx(n+1)=4.150125e+000; foe(n+1)=4.772166e+001; krok(n+1)=8.106422e-006; ng(n+1)=3.473233e+002;
n=287; farx(n+1)=4.163321e+000; foe(n+1)=4.769221e+001; krok(n+1)=1.372904e-005; ng(n+1)=1.973140e+002;
n=288; farx(n+1)=4.144924e+000; foe(n+1)=4.766288e+001; krok(n+1)=8.128882e-006; ng(n+1)=3.433658e+002;
n=289; farx(n+1)=4.157930e+000; foe(n+1)=4.763384e+001; krok(n+1)=1.366869e-005; ng(n+1)=1.961784e+002;
n=290; farx(n+1)=4.139764e+000; foe(n+1)=4.760498e+001; krok(n+1)=8.151193e-006; ng(n+1)=3.406340e+002;
n=291; farx(n+1)=4.152590e+000; foe(n+1)=4.757641e+001; krok(n+1)=1.351734e-005; ng(n+1)=1.955015e+002;
n=292; farx(n+1)=4.134710e+000; foe(n+1)=4.754807e+001; krok(n+1)=8.182517e-006; ng(n+1)=3.370708e+002;
n=293; farx(n+1)=4.147447e+000; foe(n+1)=4.751994e+001; krok(n+1)=1.348707e-005; ng(n+1)=1.946904e+002;
n=294; farx(n+1)=4.129752e+000; foe(n+1)=4.749194e+001; krok(n+1)=8.164371e-006; ng(n+1)=3.357697e+002;
n=295; farx(n+1)=4.142326e+000; foe(n+1)=4.746418e+001; krok(n+1)=1.344623e-005; ng(n+1)=1.935960e+002;
n=296; farx(n+1)=4.124879e+000; foe(n+1)=4.743658e+001; krok(n+1)=8.155065e-006; ng(n+1)=3.335200e+002;
n=297; farx(n+1)=4.137312e+000; foe(n+1)=4.740914e+001; krok(n+1)=1.346311e-005; ng(n+1)=1.923337e+002;
n=298; farx(n+1)=4.120073e+000; foe(n+1)=4.738188e+001; krok(n+1)=8.129247e-006; ng(n+1)=3.320784e+002;
n=299; farx(n+1)=4.132435e+000; foe(n+1)=4.735475e+001; krok(n+1)=1.356957e-005; ng(n+1)=1.910081e+002;
n=300; farx(n+1)=4.115249e+000; foe(n+1)=4.732769e+001; krok(n+1)=8.106422e-006; ng(n+1)=3.323541e+002;

figure; semilogy(farx,'b'); hold on; semilogy(foe,'r'); xlabel('Iteracje'); ylabel('Earx, Eoe'); legend('Earx','Eoe'); title('Uczenie predyktora OE');
figure; subplot(2,1,1); semilogy(krok); xlabel('Iteracje'); ylabel('Krok');
subplot(2,1,2); semilogy(ng); xlabel('Iteracje'); ylabel('Norma gradientu');
Earx=farx(n+1)
Eoe=foe(n+1)
